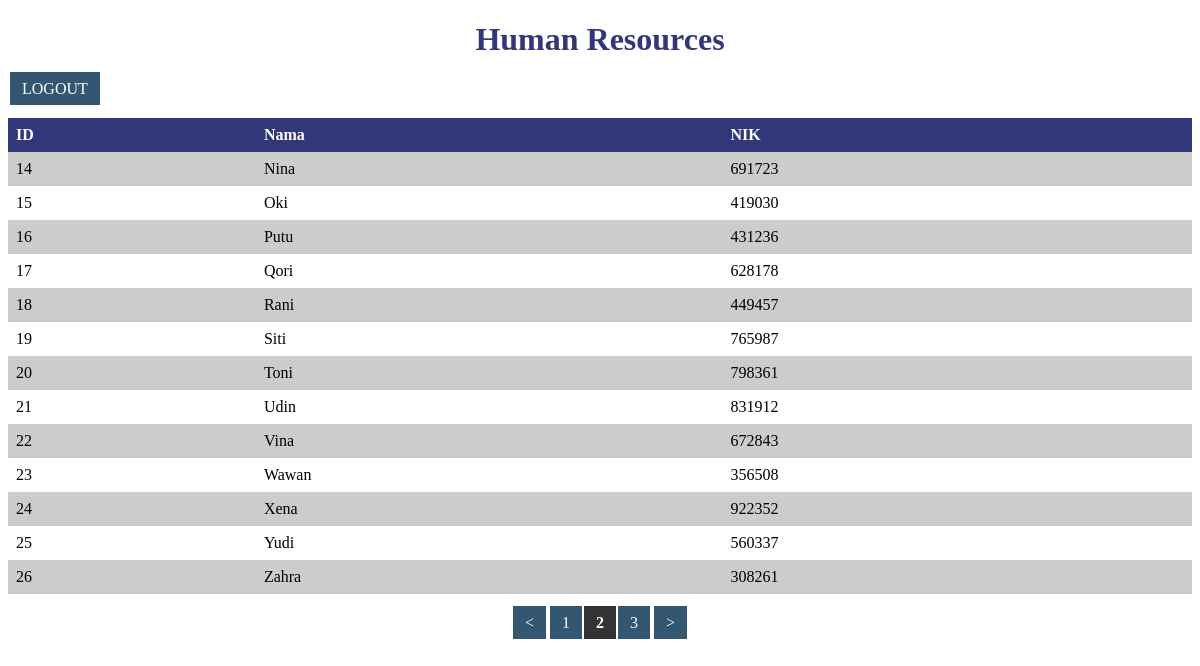
/index.php?page=2 (signed in), run on the app's committed database.
### tables this page shows
CREATE TABLE `inhuman` (
  `ID` int(11) NOT NULL,
  `Nama` varchar(50) NOT NULL,
  `nik` int(16) DEFAULT NULL
);

### index.php (the view, shortened to what this page needs)
<?php
include 'konets.php';
$limit = 13;
$totalDataQuery = $conn->query("SELECT COUNT(*) FROM inhuman");
$totalData = $totalDataQuery->fetchColumn();
$totalPages = ceil($totalData / $limit);
$page = isset($_GET['page']) ? intval($_GET['page']) : 1;
$offset = ($page - 1) * $limit;
$columns = array('ID', 'Nama', 'NIK');
$sort = isset($_GET['sort']) && in_array($_GET['sort'], $columns) ? $_GET['sort'] : 'ID';
$order = isset($_GET['order']) && $_GET['order'] == 'desc' ? 'DESC' : 'ASC';
$stmt = $conn->prepare("SELECT * FROM inhuman ORDER BY $sort $order LIMIT :limit OFFSET :offset");
$stmt->bindParam(':limit', $limit, PDO::PARAM_INT);
$stmt->bindParam(':offset', $offset, PDO::PARAM_INT);
$stmt->execute();
$inhumanRecords = $stmt->fetchAll(PDO::FETCH_ASSOC);
?>
<!DOCTYPE html>
<html lang="en">
<head>
</head>
<body>
    <h1>Human Resources</h1>
    <div class="button"><a href="logout.php">LOGOUT</a>
    </div>
    <table>
        <thead>
            <tr>
                <th><a href="index.php?sort=ID&order=<?php echo (isset($_GET['order']) && $_GET['order'] == 'asc') ? 'desc' : 'asc'; ?>">ID</a></th>
                <th><a href="index.php?sort=Nama&order=<?php echo (isset($_GET['order']) && $_GET['order'] == 'asc') ? 'desc' : 'asc'; ?>">Nama</a></th>
                <th><a href="index.php?sort=NIK&order=<?php echo (isset($_GET['order']) && $_GET['order'] == 'asc') ? 'desc' : 'asc'; ?>">NIK</a></th>
            </tr>
        </thead>
        <tbody>
            <?php foreach ($inhumanRecords as $row): ?>
                <tr>
                    <td><?php echo $row['ID']; ?></td>
                    <td><?php echo $row['Nama']; ?></td>
                    <td><?php echo $row['nik']; ?></td>
                </tr>
            <?php endforeach; ?>
        </tbody>
    </table>
    <?php
    echo '<div class="morgenasi">';
    if ($page > 1) {
        echo '<a href="index.php?page=' . ($page - 1) . '">&lt;</a>';
    }
    for ($i = 1; $i <= $totalPages; $i++) {
        if ($i == $page) {
            echo '<strong>' . $i . '</strong>';
        } else {
            echo '<a href="index.php?page=' . $i . '">' . $i . '</a>';
        }
    }
    if ($page < $totalPages) {
        echo '<a href="index.php?page=' . ($page + 1) . '">&gt;</a>';
    }
    echo '</div>';
    ?>
</body>
</html>

### index.php (style rules this page uses)
table { border-collapse: collapse; width: 100%; justify-content: center; margin: auto; border-radius: 30px; background-color: white; padding: 20px; }
h1 { text-align: center; color: #323779; }
th, td { padding: 8px; text-align: left; }
th { background-color: #323779; color: white; }
th a { text-decoration: none; color: white; }
table tr:nth-child(odd) { background-color: #cccccc; border-radius: 20px; }
.morgenasi { margin-top: 20px; text-align: center; }
.morgenasi a { margin: 2px; padding: 8px 12px; background-color: #345771; color: white; text-decoration: none; font-size: 16px; }
.morgenasi strong { padding: 8px 12px; background-color: #333; color: white; font-size: 16px; }
.button { justify-content: left; margin: 20px 0; }
.button a { margin: 2px; padding: 8px 12px; background-color: #345771; color: white; text-decoration: none; font-size: 16px; }

### data on the page
inhuman: ID "14", Nama "Nina", nik "691723"
inhuman: ID "15", Nama "Oki", nik "419030"
inhuman: ID "16", Nama "Putu", nik "431236"
inhuman: ID "17", Nama "Qori", nik "628178"
inhuman: ID "18", Nama "Rani", nik "449457"
inhuman: ID "19", Nama "Siti", nik "765987"
inhuman: ID "20", Nama "Toni", nik "798361"
inhuman: ID "21", Nama "Udin", nik "831912"
inhuman: ID "22", Nama "Vina", nik "672843"
inhuman: ID "23", Nama "Wawan", nik "356508"
inhuman: ID "24", Nama "Xena", nik "922352"
inhuman: ID "25", Nama "Yudi", nik "560337"
inhuman: ID "26", Nama "Zahra", nik "308261"
